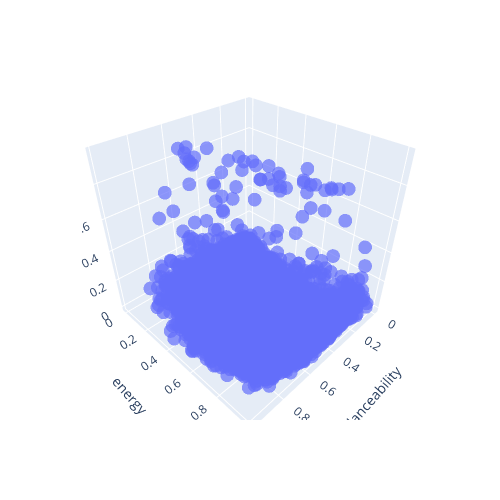

Notebook code for this chart:
### Markdown cell above
The cell below will visualize three of your features in 3D space. Feel free to switch up the variables that are being used for the *x*, *y*, *z* axes.

Because we are using plotly express, you can use your cursor to move around / zoom in & out of the chart.

### Code cell
import plotly.express as px

fig = px.scatter_3d(spotify_numeric,
                    x='danceability',
                    y='energy',
                    z='speechiness',
                    opacity=0.7,
                    width=500,
                    height=500
           )
fig.show()

### Figure 1 — Plotly figure (JSON) as saved in the notebook; plotly's stock layout.template omitted (floating-point values rounded to 4 significant figures; data arrays with more than 128 entries replaced by an {"elided": "..."} marker saying what was removed)
{"data": [{"hovertemplate": "danceability=%{x}<br>energy=%{y}<br>speechiness=%{z}<extra></extra>", "legendgroup": "", "marker": {"color": "#636efa", "opacity": 0.7, "symbol": "circle"}, "mode": "markers", "name": "", "scene": "scene", "showlegend": false, "type": "scatter3d", "x": {"elided": "10000 float values"}, "y": {"elided": "10000 float values"}, "z": {"elided": "10000 float values"}}], "layout": {"height": 500, "legend": {"tracegroupgap": 0}, "margin": {"t": 60}, "scene": {"domain": {"x": [0, 1], "y": [0, 1]}, "xaxis": {"title": {"text": "danceability"}}, "yaxis": {"title": {"text": "energy"}}, "zaxis": {"title": {"text": "speechiness"}}}, "width": 500}}
